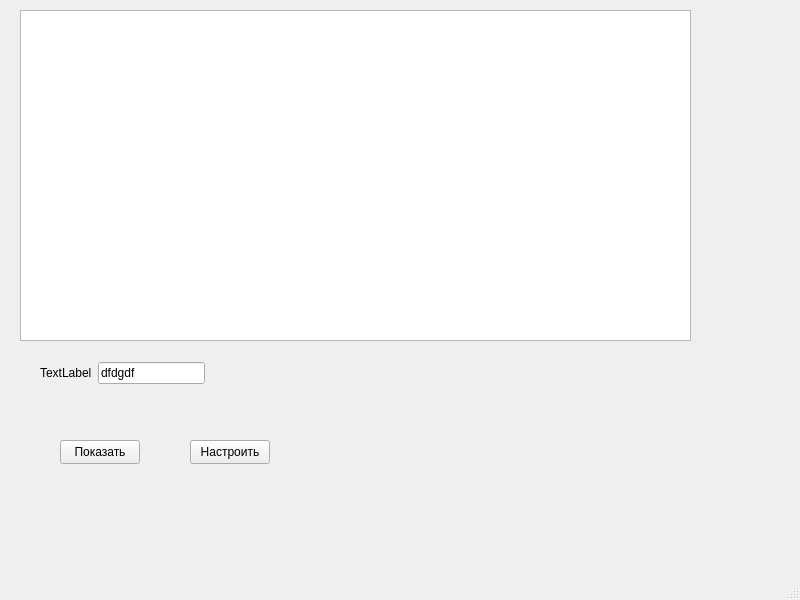
<?xml version="1.0" encoding="UTF-8"?>
<ui version="4.0">
 <class>MainWindow</class>
 <widget class="QMainWindow" name="MainWindow">
  <property name="geometry">
   <rect>
    <x>0</x>
    <y>0</y>
    <width>800</width>
    <height>600</height>
   </rect>
  </property>
  <property name="windowTitle">
   <string>MainWindow</string>
  </property>
  <widget class="QWidget" name="centralwidget">
   <widget class="QPushButton" name="pushButton">
    <property name="geometry">
     <rect>
      <x>60</x>
      <y>440</y>
      <width>80</width>
      <height>24</height>
     </rect>
    </property>
    <property name="text">
     <string>Показать</string>
    </property>
   </widget>
   <widget class="QTableView" name="tableView">
    <property name="geometry">
     <rect>
      <x>20</x>
      <y>10</y>
      <width>671</width>
      <height>331</height>
     </rect>
    </property>
   </widget>
   <widget class="QPushButton" name="pushButton_2">
    <property name="geometry">
     <rect>
      <x>190</x>
      <y>440</y>
      <width>80</width>
      <height>24</height>
     </rect>
    </property>
    <property name="text">
     <string>Настроить</string>
    </property>
   </widget>
   <widget class="QWidget" name="layoutWidget">
    <property name="geometry">
     <rect>
      <x>40</x>
      <y>360</y>
      <width>165</width>
      <height>26</height>
     </rect>
    </property>
    <layout class="QHBoxLayout" name="horizontalLayout">
     <item>
      <widget class="QLabel" name="label">
       <property name="text">
        <string>TextLabel</string>
       </property>
      </widget>
     </item>
     <item>
      <widget class="QLineEdit" name="lineEdit">
       <property name="text">
        <string>dfdgdf</string>
       </property>
      </widget>
     </item>
    </layout>
   </widget>
  </widget>
  <widget class="QMenuBar" name="menubar">
   <property name="geometry">
    <rect>
     <x>0</x>
     <y>0</y>
     <width>800</width>
     <height>21</height>
    </rect>
   </property>
  </widget>
  <widget class="QStatusBar" name="statusbar"/>
 </widget>
 <resources/>
 <connections/>
</ui>
